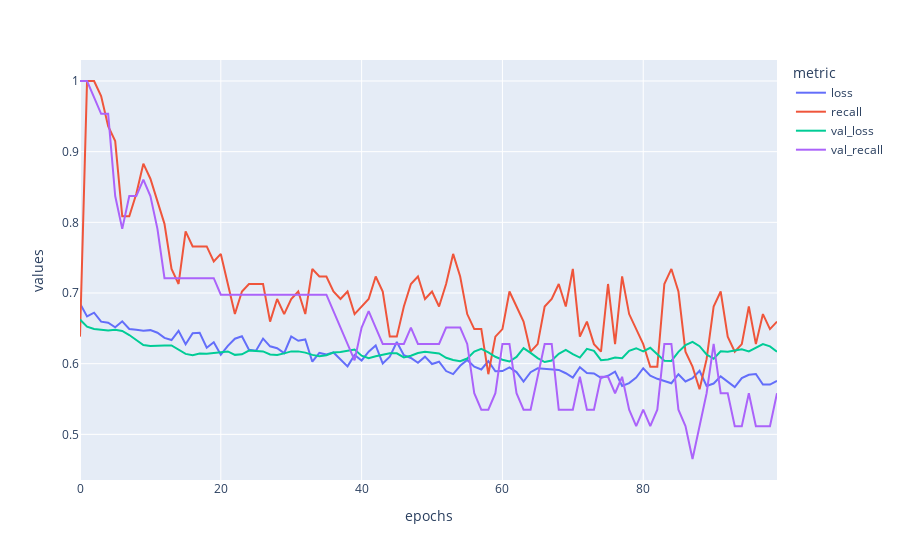

Notebook source saved alongside this figure:
### Code cell
ico_training.train_network(loss='binary_crossentropy', 
                      optimizer='adam',
                      metrics=[Recall()] ,
                      epochs=100,
                      verbose=0, 
                      batch_size=64,
                      callback=earlystop)
ico_training.plot_training()

### Figure 1 — Plotly figure (JSON) as saved in the notebook; plotly's stock layout.template omitted (floating-point values rounded to 4 significant figures)
{"data": [{"hovertemplate": "<b>%{hovertext}</b><br><br>metric=loss<br>epochs=%{x}<br>values=%{y}<extra></extra>", "hovertext": ["loss", "loss", "loss", "loss", "loss", "loss", "loss", "loss", "loss", "loss", "loss", "loss", "loss", "loss", "loss", "loss", "loss", "loss", "loss", "loss", "loss", "loss", "loss", "loss", "loss", "loss", "loss", "loss", "loss", "loss", "loss", "loss", "loss", "loss", "loss", "loss", "loss", "loss", "loss", "loss", "loss", "loss", "loss", "loss", "loss", "loss", "loss", "loss", "loss", "loss", "loss", "loss", "loss", "loss", "loss", "loss", "loss", "loss", "loss", "loss", "loss", "loss", "loss", "loss", "loss", "loss", "loss", "loss", "loss", "loss", "loss", "loss", "loss", "loss", "loss", "loss", "loss", "loss", "loss", "loss", "loss", "loss", "loss", "loss", "loss", "loss", "loss", "loss", "loss", "loss", "loss", "loss", "loss", "loss", "loss", "loss", "loss", "loss", "loss", "loss"], "legendgroup": "loss", "line": {"color": "#636efa", "dash": "solid"}, "mode": "lines", "name": "loss", "orientation": "v", "showlegend": true, "type": "scatter", "x": [0, 1, 2, 3, 4, 5, 6, 7, 8, 9, 10, 11, 12, 13, 14, 15, 16, 17, 18, 19, 20, 21, 22, 23, 24, 25, 26, 27, 28, 29, 30, 31, 32, 33, 34, 35, 36, 37, 38, 39, 40, 41, 42, 43, 44, 45, 46, 47, 48, 49, 50, 51, 52, 53, 54, 55, 56, 57, 58, 59, 60, 61, 62, 63, 64, 65, 66, 67, 68, 69, 70, 71, 72, 73, 74, 75, 76, 77, 78, 79, 80, 81, 82, 83, 84, 85, 86, 87, 88, 89, 90, 91, 92, 93, 94, 95, 96, 97, 98, 99], "xaxis": "x", "y": [0.6852, 0.6669, 0.6721, 0.6595, 0.6579, 0.6514, 0.6599, 0.6491, 0.6481, 0.6465, 0.6475, 0.6438, 0.6365, 0.6334, 0.6464, 0.6274, 0.643, 0.6437, 0.6226, 0.6304, 0.6128, 0.6251, 0.6354, 0.6387, 0.6198, 0.6185, 0.6355, 0.6246, 0.6218, 0.615, 0.6385, 0.6324, 0.6343, 0.6028, 0.6152, 0.6131, 0.6159, 0.6061, 0.5962, 0.6124, 0.6045, 0.617, 0.6257, 0.6001, 0.6098, 0.6306, 0.612, 0.608, 0.6012, 0.6099, 0.5995, 0.6027, 0.5896, 0.5852, 0.5971, 0.6053, 0.5957, 0.5918, 0.6036, 0.5892, 0.5896, 0.5948, 0.5881, 0.5746, 0.588, 0.5935, 0.5927, 0.5926, 0.5912, 0.5865, 0.5803, 0.5949, 0.5869, 0.5861, 0.5799, 0.5829, 0.5888, 0.5686, 0.5725, 0.5803, 0.5936, 0.583, 0.5786, 0.5756, 0.5723, 0.5851, 0.5749, 0.5796, 0.5898, 0.5685, 0.5719, 0.582, 0.5746, 0.567, 0.5796, 0.5844, 0.5854, 0.5704, 0.5705, 0.5757], "yaxis": "y"}, {"hovertemplate": "<b>%{hovertext}</b><br><br>metric=recall<br>epochs=%{x}<br>values=%{y}<extra></extra>", "hovertext": ["recall", "recall", "recall", "recall", "recall", "recall", "recall", "recall", "recall", "recall", "recall", "recall", "recall", "recall", "recall", "recall", "recall", "recall", "recall", "recall", "recall", "recall", "recall", "recall", "recall", "recall", "recall", "recall", "recall", "recall", "recall", "recall", "recall", "recall", "recall", "recall", "recall", "recall", "recall", "recall", "recall", "recall", "recall", "recall", "recall", "recall", "recall", "recall", "recall", "recall", "recall", "recall", "recall", "recall", "recall", "recall", "recall", "recall", "recall", "recall", "recall", "recall", "recall", "recall", "recall", "recall", "recall", "recall", "recall", "recall", "recall", "recall", "recall", "recall", "recall", "recall", "recall", "recall", "recall", "recall", "recall", "recall", "recall", "recall", "recall", "recall", "recall", "recall", "recall", "recall", "recall", "recall", "recall", "recall", "recall", "recall", "recall", "recall", "recall", "recall"], "legendgroup": "recall", "line": {"color": "#EF553B", "dash": "solid"}, "mode": "lines", "name": "recall", "orientation": "v", "showlegend": true, "type": "scatter", "x": [0, 1, 2, 3, 4, 5, 6, 7, 8, 9, 10, 11, 12, 13, 14, 15, 16, 17, 18, 19, 20, 21, 22, 23, 24, 25, 26, 27, 28, 29, 30, 31, 32, 33, 34, 35, 36, 37, 38, 39, 40, 41, 42, 43, 44, 45, 46, 47, 48, 49, 50, 51, 52, 53, 54, 55, 56, 57, 58, 59, 60, 61, 62, 63, 64, 65, 66, 67, 68, 69, 70, 71, 72, 73, 74, 75, 76, 77, 78, 79, 80, 81, 82, 83, 84, 85, 86, 87, 88, 89, 90, 91, 92, 93, 94, 95, 96, 97, 98, 99], "xaxis": "x", "y": [0.6383, 1, 1, 0.9787, 0.9362, 0.9149, 0.8085, 0.8085, 0.8404, 0.883, 0.8617, 0.8298, 0.7979, 0.734, 0.7128, 0.7872, 0.766, 0.766, 0.766, 0.7447, 0.7553, 0.7128, 0.6702, 0.7021, 0.7128, 0.7128, 0.7128, 0.6596, 0.6915, 0.6702, 0.6915, 0.7021, 0.6702, 0.734, 0.7234, 0.7234, 0.7021, 0.6915, 0.7021, 0.6702, 0.6809, 0.6915, 0.7234, 0.7021, 0.6383, 0.6383, 0.6809, 0.7128, 0.7234, 0.6915, 0.7021, 0.6809, 0.7128, 0.7553, 0.7234, 0.6702, 0.6489, 0.6489, 0.5851, 0.6383, 0.6489, 0.7021, 0.6809, 0.6596, 0.617, 0.6277, 0.6809, 0.6915, 0.7128, 0.6809, 0.734, 0.6383, 0.6596, 0.6277, 0.617, 0.7128, 0.6277, 0.7234, 0.6702, 0.6489, 0.6277, 0.5957, 0.5957, 0.7128, 0.734, 0.7021, 0.617, 0.5957, 0.5638, 0.6064, 0.6809, 0.7021, 0.6383, 0.617, 0.6277, 0.6809, 0.6277, 0.6702, 0.6489, 0.6596], "yaxis": "y"}, {"hovertemplate": "<b>%{hovertext}</b><br><br>metric=val_loss<br>epochs=%{x}<br>values=%{y}<extra></extra>", "hovertext": ["val_loss", "val_loss", "val_loss", "val_loss", "val_loss", "val_loss", "val_loss", "val_loss", "val_loss", "val_loss", "val_loss", "val_loss", "val_loss", "val_loss", "val_loss", "val_loss", "val_loss", "val_loss", "val_loss", "val_loss", "val_loss", "val_loss", "val_loss", "val_loss", "val_loss", "val_loss", "val_loss", "val_loss", "val_loss", "val_loss", "val_loss", "val_loss", "val_loss", "val_loss", "val_loss", "val_loss", "val_loss", "val_loss", "val_loss", "val_loss", "val_loss", "val_loss", "val_loss", "val_loss", "val_loss", "val_loss", "val_loss", "val_loss", "val_loss", "val_loss", "val_loss", "val_loss", "val_loss", "val_loss", "val_loss", "val_loss", "val_loss", "val_loss", "val_loss", "val_loss", "val_loss", "val_loss", "val_loss", "val_loss", "val_loss", "val_loss", "val_loss", "val_loss", "val_loss", "val_loss", "val_loss", "val_loss", "val_loss", "val_loss", "val_loss", "val_loss", "val_loss", "val_loss", "val_loss", "val_loss", "val_loss", "val_loss", "val_loss", "val_loss", "val_loss", "val_loss", "val_loss", "val_loss", "val_loss", "val_loss", "val_loss", "val_loss", "val_loss", "val_loss", "val_loss", "val_loss", "val_loss", "val_loss", "val_loss", "val_loss"], "legendgroup": "val_loss", "line": {"color": "#00cc96", "dash": "solid"}, "mode": "lines", "name": "val_loss", "orientation": "v", "showlegend": true, "type": "scatter", "x": [0, 1, 2, 3, 4, 5, 6, 7, 8, 9, 10, 11, 12, 13, 14, 15, 16, 17, 18, 19, 20, 21, 22, 23, 24, 25, 26, 27, 28, 29, 30, 31, 32, 33, 34, 35, 36, 37, 38, 39, 40, 41, 42, 43, 44, 45, 46, 47, 48, 49, 50, 51, 52, 53, 54, 55, 56, 57, 58, 59, 60, 61, 62, 63, 64, 65, 66, 67, 68, 69, 70, 71, 72, 73, 74, 75, 76, 77, 78, 79, 80, 81, 82, 83, 84, 85, 86, 87, 88, 89, 90, 91, 92, 93, 94, 95, 96, 97, 98, 99], "xaxis": "x", "y": [0.6624, 0.6523, 0.6491, 0.6484, 0.647, 0.6479, 0.6463, 0.6405, 0.6333, 0.6264, 0.6249, 0.6257, 0.6256, 0.6257, 0.6194, 0.6139, 0.612, 0.6145, 0.6141, 0.6149, 0.6163, 0.6173, 0.6125, 0.6132, 0.6186, 0.6186, 0.6174, 0.613, 0.6124, 0.6145, 0.6174, 0.6174, 0.6157, 0.6124, 0.6104, 0.6119, 0.6158, 0.6164, 0.6181, 0.6201, 0.6113, 0.6077, 0.6106, 0.6128, 0.6147, 0.6146, 0.6088, 0.6111, 0.6152, 0.6169, 0.616, 0.6145, 0.6084, 0.6051, 0.6036, 0.6073, 0.6171, 0.6211, 0.6161, 0.6098, 0.6056, 0.6031, 0.6096, 0.622, 0.6152, 0.6078, 0.6023, 0.6045, 0.614, 0.6195, 0.6135, 0.6086, 0.621, 0.6181, 0.6049, 0.6059, 0.6086, 0.6078, 0.6181, 0.6219, 0.6173, 0.6225, 0.6133, 0.6043, 0.604, 0.6168, 0.6262, 0.6308, 0.6248, 0.613, 0.6072, 0.6174, 0.6169, 0.6184, 0.6204, 0.6174, 0.6231, 0.6278, 0.6245, 0.6169], "yaxis": "y"}, {"hovertemplate": "<b>%{hovertext}</b><br><br>metric=val_recall<br>epochs=%{x}<br>values=%{y}<extra></extra>", "hovertext": ["val_recall", "val_recall", "val_recall", "val_recall", "val_recall", "val_recall", "val_recall", "val_recall", "val_recall", "val_recall", "val_recall", "val_recall", "val_recall", "val_recall", "val_recall", "val_recall", "val_recall", "val_recall", "val_recall", "val_recall", "val_recall", "val_recall", "val_recall", "val_recall", "val_recall", "val_recall", "val_recall", "val_recall", "val_recall", "val_recall", "val_recall", "val_recall", "val_recall", "val_recall", "val_recall", "val_recall", "val_recall", "val_recall", "val_recall", "val_recall", "val_recall", "val_recall", "val_recall", "val_recall", "val_recall", "val_recall", "val_recall", "val_recall", "val_recall", "val_recall", "val_recall", "val_recall", "val_recall", "val_recall", "val_recall", "val_recall", "val_recall", "val_recall", "val_recall", "val_recall", "val_recall", "val_recall", "val_recall", "val_recall", "val_recall", "val_recall", "val_recall", "val_recall", "val_recall", "val_recall", "val_recall", "val_recall", "val_recall", "val_recall", "val_recall", "val_recall", "val_recall", "val_recall", "val_recall", "val_recall", "val_recall", "val_recall", "val_recall", "val_recall", "val_recall", "val_recall", "val_recall", "val_recall", "val_recall", "val_recall", "val_recall", "val_recall", "val_recall", "val_recall", "val_recall", "val_recall", "val_recall", "val_recall", "val_recall", "val_recall"], "legendgroup": "val_recall", "line": {"color": "#ab63fa", "dash": "solid"}, "mode": "lines", "name": "val_recall", "orientation": "v", "showlegend": true, "type": "scatter", "x": [0, 1, 2, 3, 4, 5, 6, 7, 8, 9, 10, 11, 12, 13, 14, 15, 16, 17, 18, 19, 20, 21, 22, 23, 24, 25, 26, 27, 28, 29, 30, 31, 32, 33, 34, 35, 36, 37, 38, 39, 40, 41, 42, 43, 44, 45, 46, 47, 48, 49, 50, 51, 52, 53, 54, 55, 56, 57, 58, 59, 60, 61, 62, 63, 64, 65, 66, 67, 68, 69, 70, 71, 72, 73, 74, 75, 76, 77, 78, 79, 80, 81, 82, 83, 84, 85, 86, 87, 88, 89, 90, 91, 92, 93, 94, 95, 96, 97, 98, 99], "xaxis": "x", "y": [1, 1, 0.9767, 0.9535, 0.9535, 0.8372, 0.7907, 0.8372, 0.8372, 0.8605, 0.8372, 0.7907, 0.7209, 0.7209, 0.7209, 0.7209, 0.7209, 0.7209, 0.7209, 0.7209, 0.6977, 0.6977, 0.6977, 0.6977, 0.6977, 0.6977, 0.6977, 0.6977, 0.6977, 0.6977, 0.6977, 0.6977, 0.6977, 0.6977, 0.6977, 0.6977, 0.6744, 0.6512, 0.6279, 0.6047, 0.6512, 0.6744, 0.6512, 0.6279, 0.6279, 0.6279, 0.6279, 0.6512, 0.6279, 0.6279, 0.6279, 0.6279, 0.6512, 0.6512, 0.6512, 0.6279, 0.5581, 0.5349, 0.5349, 0.5581, 0.6279, 0.6279, 0.5581, 0.5349, 0.5349, 0.5814, 0.6279, 0.6279, 0.5349, 0.5349, 0.5349, 0.5814, 0.5349, 0.5349, 0.5814, 0.5814, 0.5581, 0.5814, 0.5349, 0.5116, 0.5349, 0.5116, 0.5349, 0.6279, 0.6279, 0.5349, 0.5116, 0.4651, 0.5116, 0.5581, 0.6279, 0.5581, 0.5581, 0.5116, 0.5116, 0.5581, 0.5116, 0.5116, 0.5116, 0.5581], "yaxis": "y"}], "layout": {"autosize": true, "legend": {"title": {"text": "metric"}, "tracegroupgap": 0}, "margin": {"t": 60}, "xaxis": {"anchor": "y", "autorange": true, "domain": [0, 1], "range": [0, 99], "title": {"text": "epochs"}, "type": "linear"}, "yaxis": {"anchor": "x", "autorange": true, "domain": [0, 1], "range": [0.4354, 1.03], "title": {"text": "values"}, "type": "linear"}}}
